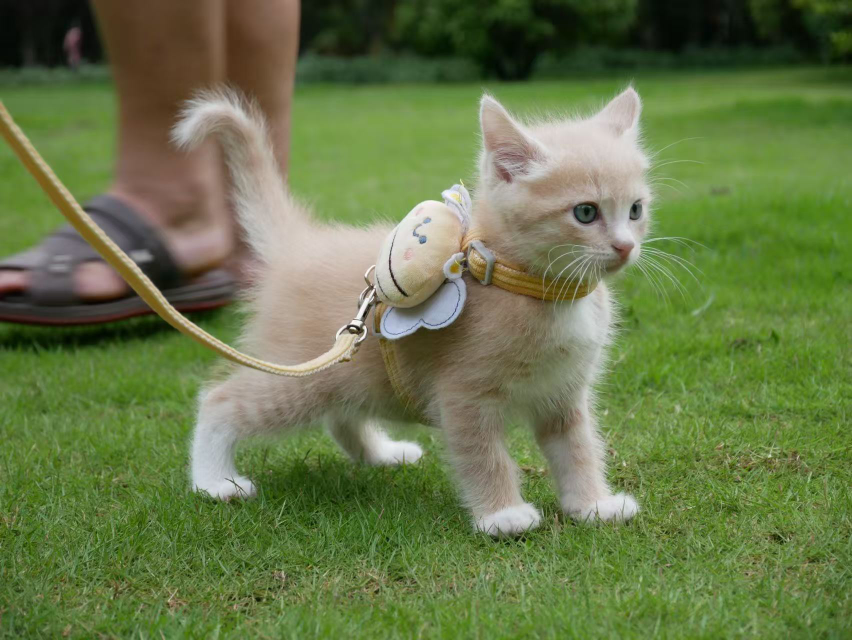
#> input picture examples/cat.JPG, 1704 x 1280 px (shown at 1/2 size); its folder holds only this picture in this run
$ python -i draw_oval_mask.py   (imports and definitions only)
#> lines starting #> are read from the running program, lines starting #| are printed output that depends on the picture
## code for interactively drawing an oval mask on the image

import cv2
import numpy as np
import os

points = []
drawing = False
img = None
window_name = 'Interactive Ellipse Mask'

# [44 lines left out: functions mouse_callback, _parse_text, not called in this run]


def draw_oval_mask(image_path, save_dir="./mask_temp/", new_width=768, new_height=768):
#> called with image_path = '../examples/cat.JPG', save_dir = './mask_temp/', new_width = 768, new_height = 768
    img = cv2.imread(image_path)
#> img is the input picture: shape (1280, 1704, 3); mean B, G, R 72.7, 118.7, 103.5
    new_size = (new_width, new_height)
    # Resize the image
    img = cv2.resize(img, new_size)
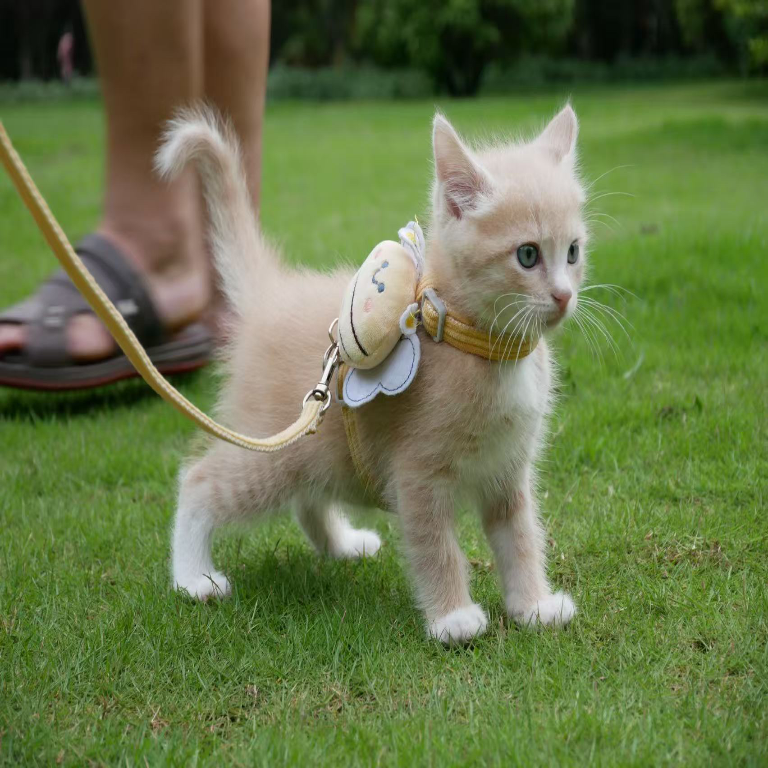
#> img: shape (768, 768, 3); mean B, G, R 72.6, 118.7, 103.5
    img_file = image_path.split("/")[-1]
    img_name = img_file.split(".")[0]
    points.clear()

    # Create window and set mouse callback
    cv2.namedWindow(window_name, cv2.WINDOW_NORMAL)
    cv2.resizeWindow(window_name, int(new_width / 1.5), int(new_height / 1.5))
    instructions = "Press 'enter' to confirm a mask \nPress 'd' to save & close."
    cv2.setWindowTitle(window_name, "Mask Editor - Press 'Enter' to confirm | 'd' to save & close")
    cv2.setMouseCallback(window_name, mouse_callback)

    count_mask = 0
    while True:
        # Display real-time drawing
        display_img = img.copy()

        # Draw current trajectory
        if len(points) > 1:
            cv2.polylines(display_img, [np.array(points)], False, (0, 0, 255), 2)

        cv2.imshow(window_name, display_img)

        # Handle keyboard actions
        key = cv2.waitKey(1) & 0xFF
#> (key Esc is pressed here)
        if key == 13:  # Enter key to generate mask
            if len(points) >= 5:
                # Fit ellipse
                ellipse = cv2.fitEllipse(np.array(points))
                # Create blank mask
                mask = np.zeros(img.shape[:2], dtype=np.uint8)
                # Draw ellipse
                cv2.ellipse(mask, ellipse, 255, -1)
                # Show and save result
                if not os.path.exists(save_dir):
                    os.mkdir(save_dir)
                ind = len(os.listdir(save_dir))
                mask_file = f"mask_{ind}.png"
                mask_path = os.path.join(save_dir, mask_file)

                cv2.namedWindow('Generated Mask', cv2.WINDOW_NORMAL)
                cv2.resizeWindow('Generated Mask', int(new_width / 1.5), int(new_height / 1.5))
                cv2.imshow('Generated Mask', mask)
                cv2.imwrite(mask_path, mask)
                print(f"Mask has been saved to: {mask_path}")
                count_mask += 1
            else:
                print("Need at least five points to fit an oval mask")
        elif key == ord('r'):  # Reset drawing
            points.clear()
        elif key == ord('d'):  # Exit and save
            if points:
                pass
            else:
                print("Passed the image: ", img_file)
            break

    cv2.destroyAllWindows()
    return mask_path

>>> result = draw_oval_mask('../examples/cat.JPG')

$ run again, on examples/twopeople.jpg
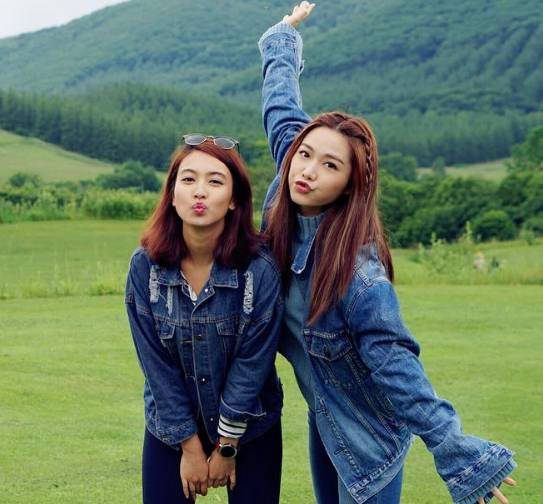
#> input picture examples/twopeople.jpg, 543 x 504 px
#> in draw_oval_mask, img is the input picture: shape (504, 543, 3); mean B, G, R 97.5, 116.2, 94.8
#> in draw_oval_mask, `img = cv2.resize(img, new_size)`:
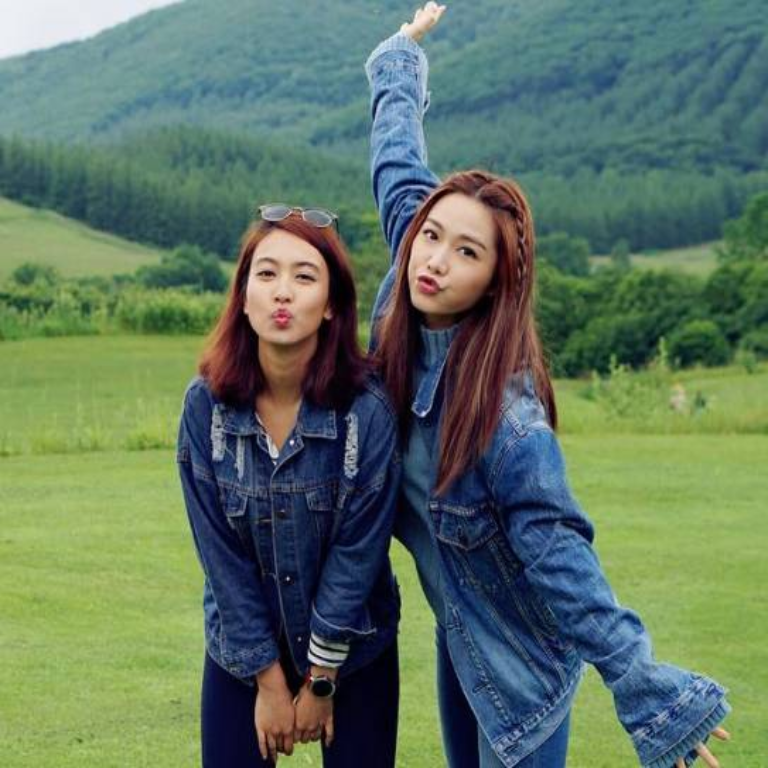
#> img: shape (768, 768, 3); mean B, G, R 97.4, 116.1, 94.7

$ run again, on examples/bager1.png
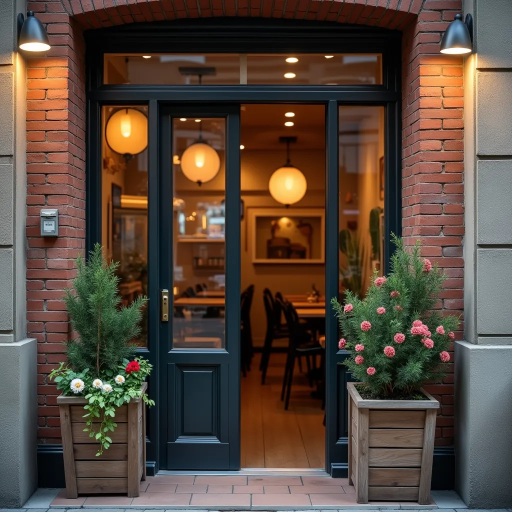
#> input picture examples/bager1.png, 1024 x 1024 px (shown at 1/2 size)
#> in draw_oval_mask, img is the input picture: shape (1024, 1024, 3); mean B, G, R 58.8, 70.4, 86.1
#> in draw_oval_mask, `img = cv2.resize(img, new_size)`:
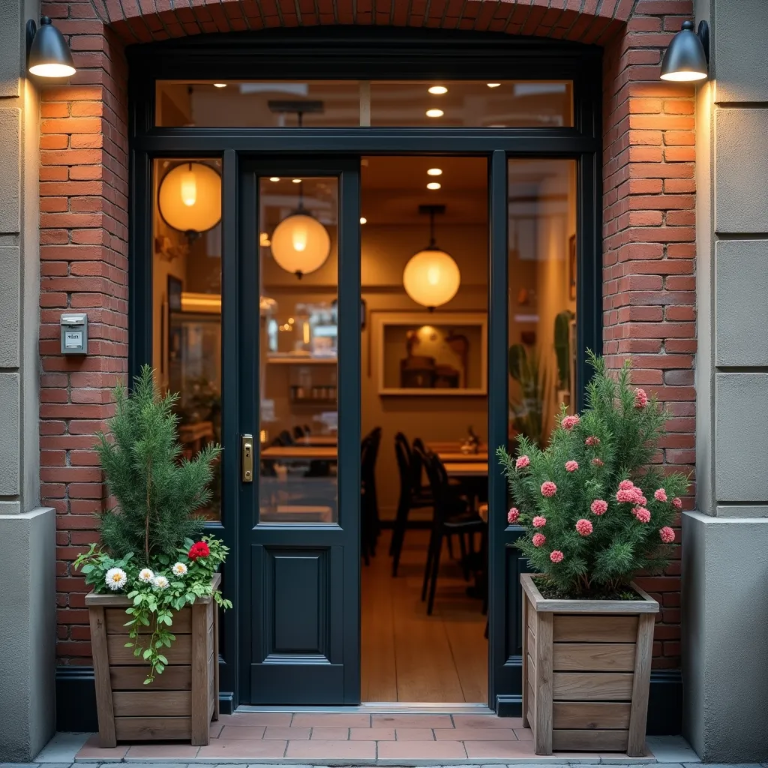
#> img: shape (768, 768, 3); mean B, G, R 58.7, 70.3, 86
